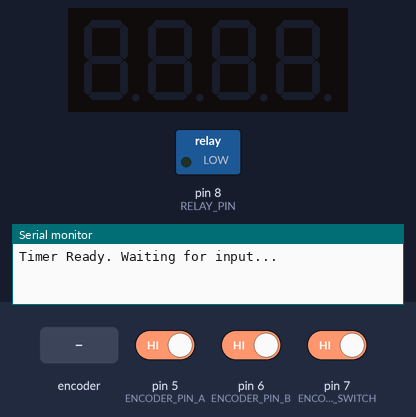
This program was run on a simulated Arduino Uno, built with avr-gcc and run on an emulated ATmega328P. Parts: 4-digit seven-segment display, switched loads named in the program (green lamp = pin HIGH), the last lines printed to the serial monitor. The test bench sets the inputs (shaded band); at power-on: pin 7 (ENCODER_SWITCH) HIGH, pin 5 (ENCODER_PIN_A) HIGH, pin 6 (ENCODER_PIN_B) HIGH.

Above: at 1.2 s.
1.3 s: pin 7 (ENCODER_SWITCH) driven LOW
At 2.1 s:
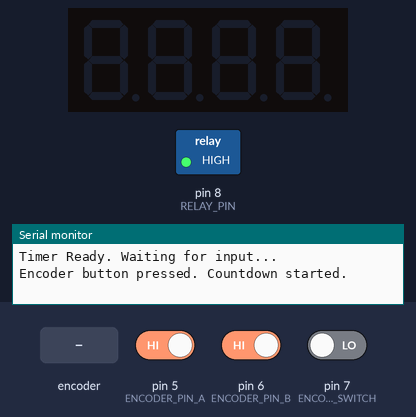
3.8 s: rotary encoder on pin 5 (ENCODER_PIN_A) / pin 6 (ENCODER_PIN_B) turned 3 steps (first pin leading)
At 5.5 s:
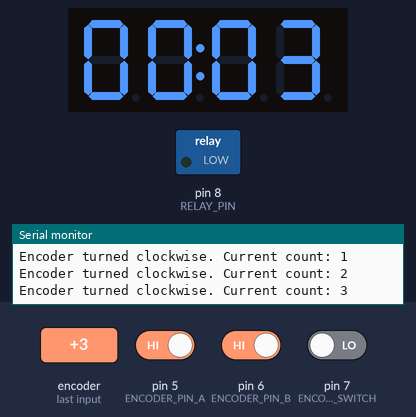
5.9 s: rotary encoder on pin 5 (ENCODER_PIN_A) / pin 6 (ENCODER_PIN_B) turned 1 step (first pin leading)
At 6.3 s:
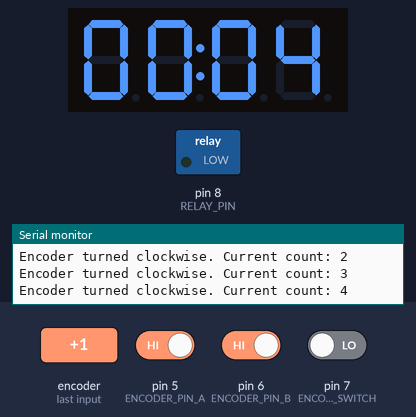
Timing chart, 0 to 8.9 s (numbered marks = the images above; inputs shaded):
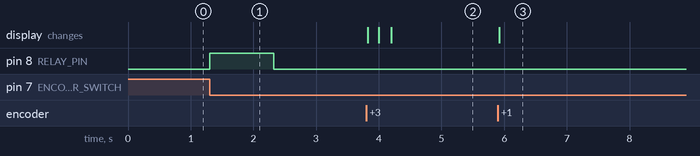

The program:

main.cpp
```cpp
#include <Arduino.h>
#include <TM1637Display.h>

// Pin definitions for the 7-segment displays
#define CLK 2         // Clock pin (SCLK)
#define DIO 3         // Data pin (SDI)
#define LOAD 4        // Load pin (LOAD)
TM1637Display display(CLK, DIO);

// Pin definitions for the rotary encoder
#define ENCODER_PIN_A 5 // Encoder output A
#define ENCODER_PIN_B 6 // Encoder output B
#define ENCODER_SWITCH 7 // Encoder switch (button)

// Pin for the relay module
#define RELAY_PIN 8

// Variables for the encoder
int currentCount = 0; // Stores the current countdown value
bool counting = false; // Indicates if the countdown is active
unsigned long previousMillis = 0; // For timing the countdown
const int interval = 1000; // 1 second in milliseconds

void setup() {
  // Initialize pins
  pinMode(RELAY_PIN, OUTPUT);
  digitalWrite(RELAY_PIN, LOW); // Ensure the relay is off

  pinMode(ENCODER_PIN_A, INPUT_PULLUP);
  pinMode(ENCODER_PIN_B, INPUT_PULLUP);
  pinMode(ENCODER_SWITCH, INPUT_PULLUP);

  // Initialize the display
  display.setBrightness(7); // Set brightness (0-7)
  display.clear();          // Ensure the display is blank initially

  // Initialize Serial Communication
  Serial.begin(9600);
  Serial.println("Timer Ready. Waiting for input...");
}

void loop() {
  static int lastA = HIGH; // Previous state of ENCODER_PIN_A
  static bool lastSwitchState = HIGH; // Previous state of ENCODER_SWITCH

  if (!counting) {
    // Handle encoder for adjusting seconds
    int currentA = digitalRead(ENCODER_PIN_A);
    if (currentA == LOW && lastA == HIGH) {
      if (digitalRead(ENCODER_PIN_B) == HIGH) {
        // Clockwise turn
        currentCount = (currentCount + 1) % 100; // Increment seconds, wrap at 99
        Serial.print("Encoder turned clockwise. Current count: ");
        Serial.println(currentCount);
      } else {
        // Counter-clockwise turn
        currentCount = (currentCount - 1 + 100) % 100; // Decrement seconds, wrap at 0
        Serial.print("Encoder turned counter-clockwise. Current count: ");
        Serial.println(currentCount);
      }
      display.showNumberDecEx(currentCount, 0b01000000, true); // Update display
    }
    lastA = currentA;

    // Handle button press for starting countdown
    bool currentSwitchState = digitalRead(ENCODER_SWITCH);
    if (lastSwitchState == HIGH && currentSwitchState == LOW) {
      // Button pressed
      Serial.println("Encoder button pressed. Countdown started.");
      counting = true;
      digitalWrite(RELAY_PIN, HIGH); // Turn on the relay
      previousMillis = millis(); // Reset the countdown timer
    }
    lastSwitchState = currentSwitchState;
  } else {
    // Handle countdown
    if (millis() - previousMillis >= interval) {
      previousMillis = millis();
      currentCount--; // Decrement the counter
      Serial.print("Counting down. Current value: ");
      Serial.println(currentCount);
      display.showNumberDecEx(currentCount, 0b01000000, true); // Update display
      if (currentCount <= 0) {
        // Countdown finished
        Serial.println("Countdown finished. Relay off.");
        counting = false;
        digitalWrite(RELAY_PIN, LOW); // Turn off the relay
        display.clear(); // Clear the display
        currentCount = 0; // Reset count to 0
      }
    }
  }
}
/*
Circuit Diagram
Below is a description of how the components should be wired:

7-Segment Display (with TM1637 driver):

VCC → Arduino 5V
GND → Arduino GND
SDI (DIO) → Arduino Digital Pin 3
SCLK (CLK) → Arduino Digital Pin 2
LOAD (optional) → Not used in TM1637 but could be connected for multiplexing.

Rotary Encoder:

OUT A → Arduino Digital Pin 5
OUT B → Arduino Digital Pin 6
SWITCH → Arduino Digital Pin 7
GND → Arduino GND

////////////////////////////////////////
Relay Module:

VCC → Arduino 5V
GND → Arduino GND
DIN → Arduino Digital Pin 8
Power Supply:

All VCC pins are connected to Arduino 5V.
All GND pins are connected to Arduino GND.
*/
```

Measured:
- after the input at 1.3 s, pin 8 (RELAY_PIN): LOW → HIGH at once, → LOW 1.0 s later
- after the input at 3.8 s, the display: first changes at once (image 2 shows a later state)
- after the input at 5.9 s, the display: changes at once (image 3)
